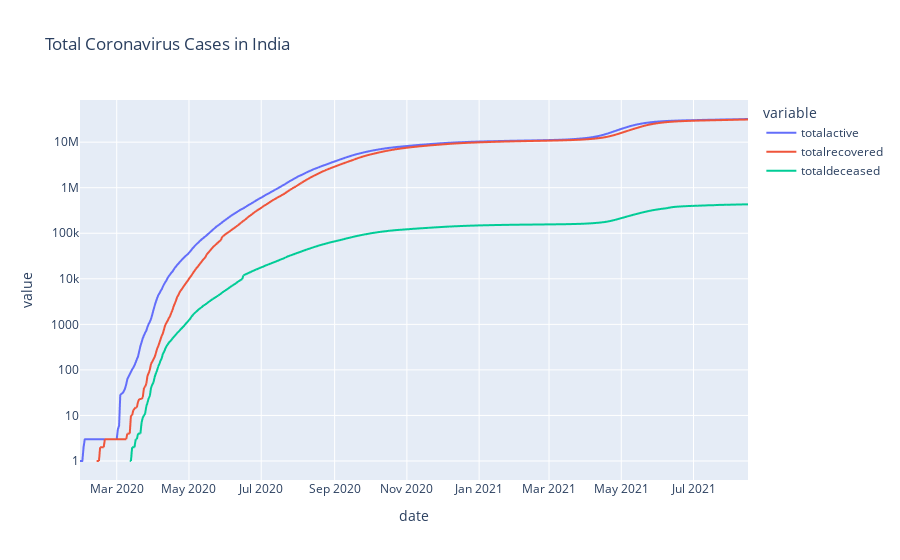

Notebook cell for this chart:
### Markdown cell above
We can draw line chart in plotly using line function of plotly. We can draw multiple lines by passing multiple column values to y argument of line function. Detailed documentation of function is given here https://plotly.com/python-api-reference/generated/plotly.express.line.html

### Code cell
fig = px.line(df, x="date", y=["totalactive",'totalrecovered','totaldeceased'], log_y= True, title='Total Coronavirus Cases in India')
fig.show()

### Figure 1 — Plotly figure (JSON) as saved in the notebook; plotly's stock layout.template omitted (floating-point values rounded to 4 significant figures; data arrays with more than 128 entries replaced by an {"elided": "..."} marker saying what was removed)
{"data": [{"hovertemplate": "variable=totalactive<br>date=%{x}<br>value=%{y}<extra></extra>", "legendgroup": "totalactive", "line": {"color": "#636efa", "dash": "solid"}, "mode": "lines", "name": "totalactive", "showlegend": true, "type": "scattergl", "x": {"elided": "565 str values"}, "xaxis": "x", "y": {"elided": "565 int values"}, "yaxis": "y"}, {"hovertemplate": "variable=totalrecovered<br>date=%{x}<br>value=%{y}<extra></extra>", "legendgroup": "totalrecovered", "line": {"color": "#EF553B", "dash": "solid"}, "mode": "lines", "name": "totalrecovered", "showlegend": true, "type": "scattergl", "x": {"elided": "565 str values"}, "xaxis": "x", "y": {"elided": "565 int values"}, "yaxis": "y"}, {"hovertemplate": "variable=totaldeceased<br>date=%{x}<br>value=%{y}<extra></extra>", "legendgroup": "totaldeceased", "line": {"color": "#00cc96", "dash": "solid"}, "mode": "lines", "name": "totaldeceased", "showlegend": true, "type": "scattergl", "x": {"elided": "565 str values"}, "xaxis": "x", "y": {"elided": "565 int values"}, "yaxis": "y"}], "layout": {"legend": {"title": {"text": "variable"}, "tracegroupgap": 0}, "title": {"text": "Total Coronavirus Cases in India"}, "xaxis": {"anchor": "y", "domain": [0, 1], "title": {"text": "date"}}, "yaxis": {"anchor": "x", "domain": [0, 1], "title": {"text": "value"}, "type": "log"}}}
